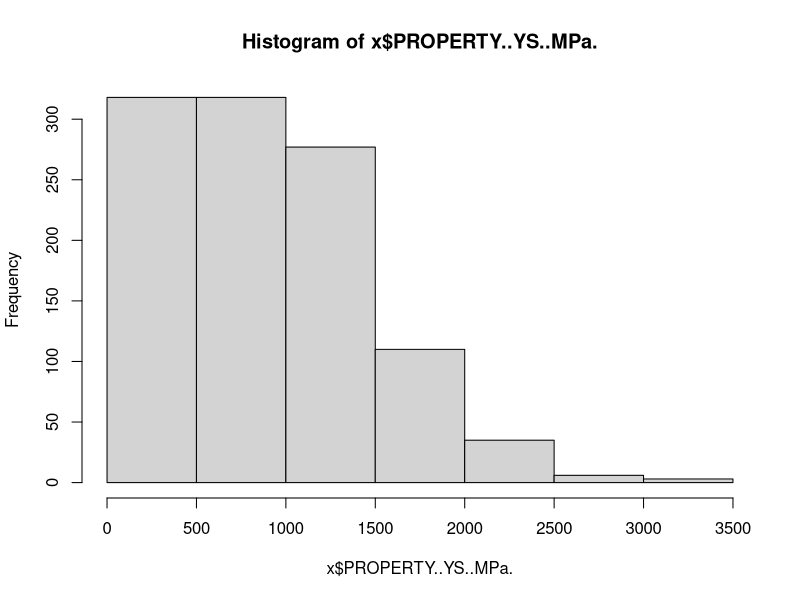
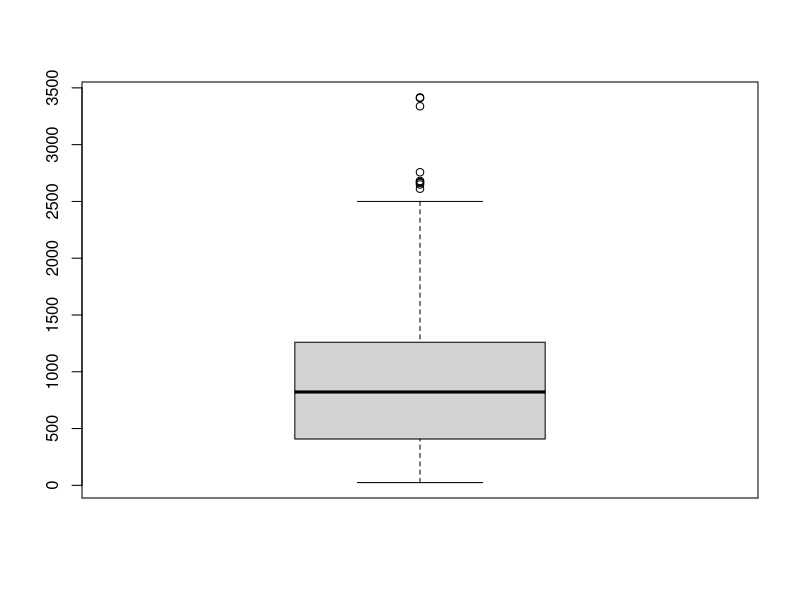
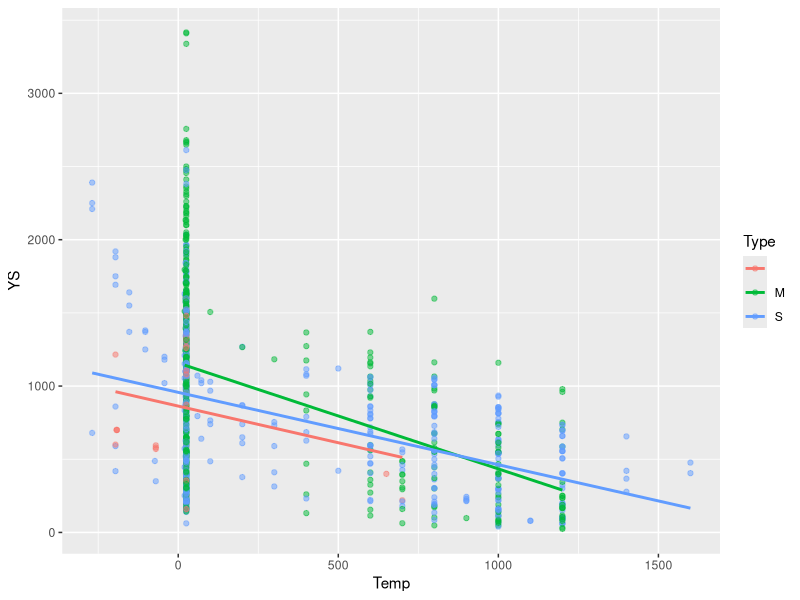
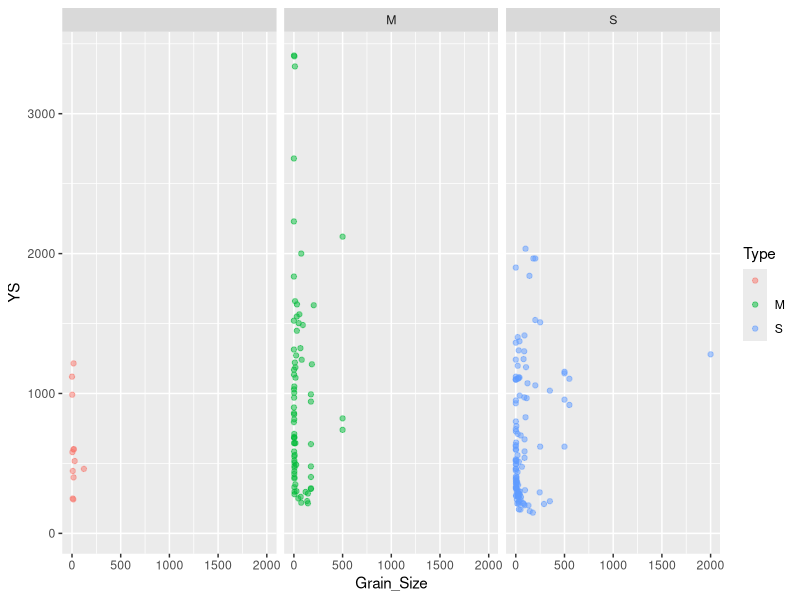
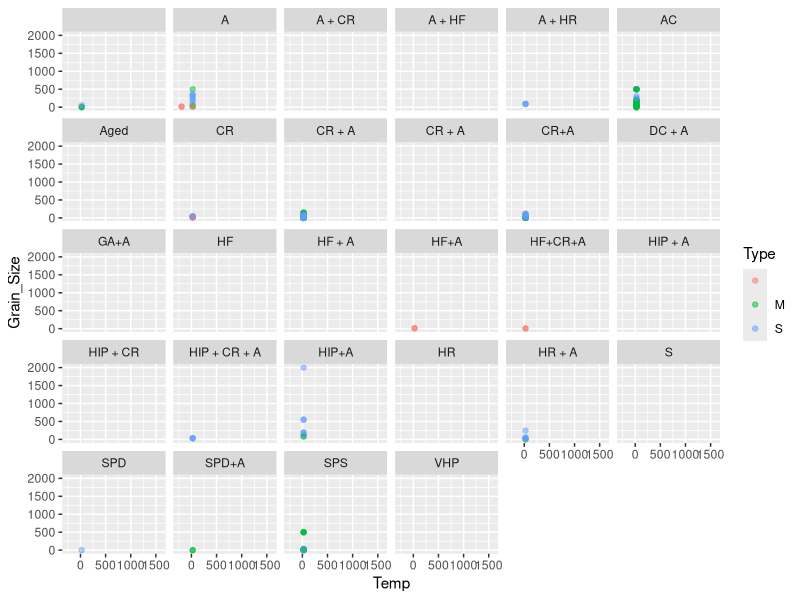

Recreate these plots in R, in order. (Note: this script raises an error after producing the figures.)
# The aim of this code is to analyse which of these materials will be the most suitable for engineering
# purposes. This is done by using the tidyverse library, using statistical data and reading plots


library(tidyverse)
x = read.csv("MPEA_dataset.csv")


#Data frame with data from the MPEA dataset that will be used for data visualization and analysis#
y <- data.frame( Temp = x$PROPERTY..Test.temperature.....circ.C., 
                 Type = x$PROPERTY..Single.Multiphase, 
                 YS =x$PROPERTY..YS..MPa. ,
                 Grain_Size = x$PROPERTY..grain.size....mu.m.,
                 Synthesis_method = x$PROPERTY..synthesis.method,
                 Phase = x$PROPERTY..Type.of.phases)

hist(x$PROPERTY..YS..MPa.) #histogram for the yield srength#

boxplot(x$PROPERTY..YS..MPa.)
mean(x$PROPERTY..YS..MPa., na.rm = TRUE)

# Plot to visualize the relationship between temperature and Yield Strength #
ggplot(y, aes(Temp,YS,colour = Type)) + geom_point(alpha = 0.5) + geom_smooth(method = lm, se = F)

#Plot to visualize the relationship between grain size and Yield Strength #
ggplot(y, aes(Grain_Size,YS,colour = Type)) + geom_point(alpha = 0.5) +  facet_wrap(~Type)

#Plot to visualize the relationship between temperature and Grain size#
ggplot(y, aes(Temp,Grain_Size,colour = Type)) + geom_point(alpha = 0.5) +  facet_wrap(~Synthesis_method)


trial = x
nrow(trial)
is.na(trial$PROPERTY..YS..MPa.[i])
#filtering to remove rows with NA in the Yield Strength column
trial2 = trial[!is.na(trial$PROPERTY..YS..MPa.),]

#check to see if the mean returns any NA values without filtering for NA's
mean(trial2$PROPERTY..YS..MPa.)

trial3 = trial2[trial$PROPERTY..YS..MPa. >= mean(trial2$PROPERTY..YS..MPa.),]


#Material selecting function
Selecter<- function(Dataset){
  l = 0
  Yield_strength <- readline("Enter the Yield strenght: ")
  Elastic_modulus <- readline("Enter the Youngs Modulus: ")
  Dataset_filtered = Dataset[!is.na(trial$PROPERTY..YS..MPa.),]
  
  for (l in 1:nrow(Dataset_filtered)){
    if((Dataset_filtered$PROPERTY..YS..MPa.[l]>=Yield_strength) &&
      (Dataset_filtered$PROPERTY..ROM.Young.modulus..GPa.[l] >= Elastic_modulus)){
      print(Dataset_filtered[l,])
      l = l +1
    }else{
      l = l+ 1
    }
  }
}



